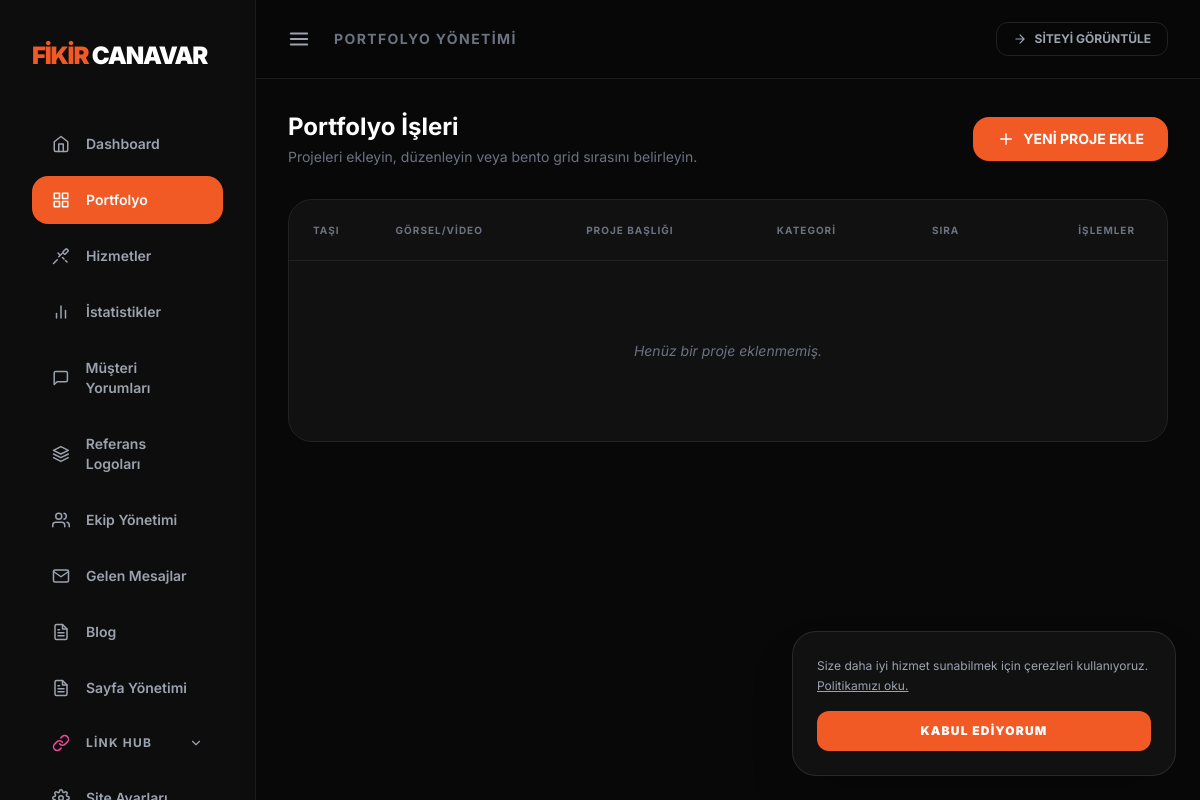
/admin/portfolio.php (signed in), run on an earlier commit of the app's database.
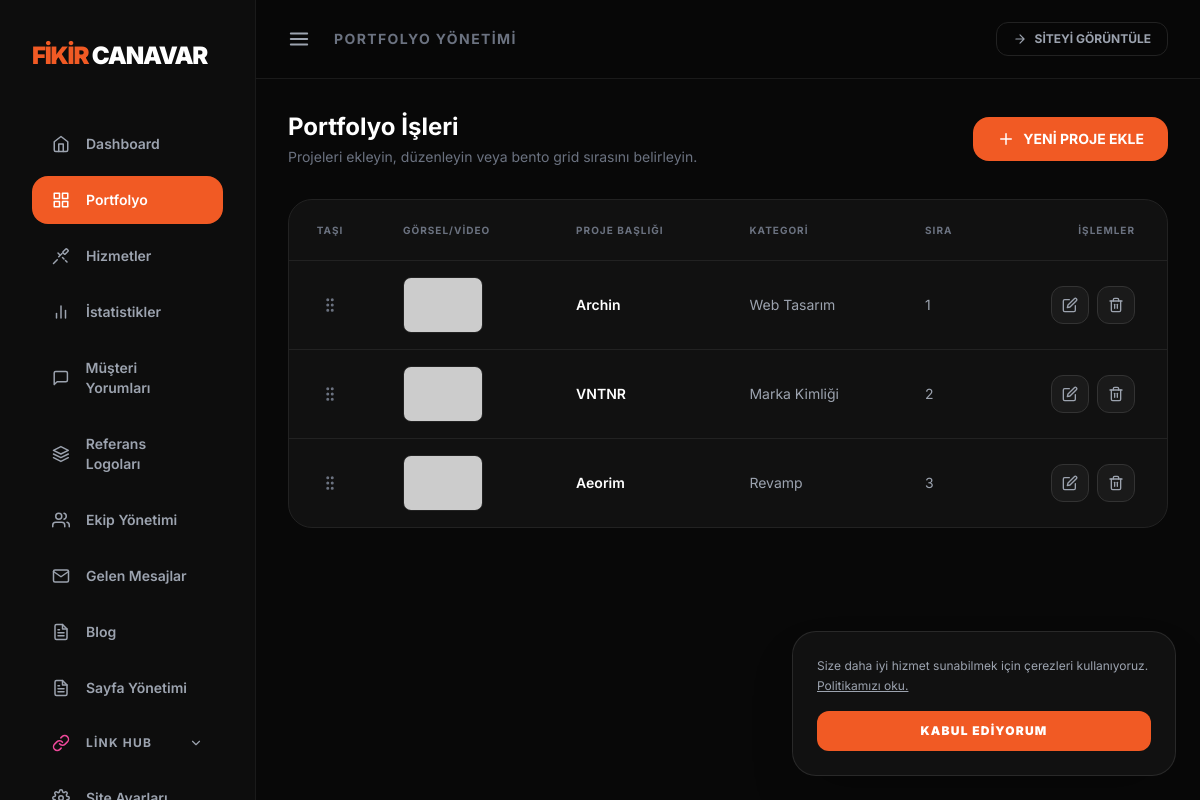
And on a later commit of the database.
### tables this page shows
CREATE TABLE IF NOT EXISTS `portfolyo` (
  `id` int unsigned NOT NULL AUTO_INCREMENT,
  `baslik` varchar(255) NOT NULL,
  `kategori` varchar(80) NOT NULL DEFAULT 'web',
  `medya_turu` enum('resim','video') NOT NULL DEFAULT 'resim',
  `medya_url` varchar(1024) NULL,
  `gorsel_url` varchar(1024) NULL,
  `sira` int NOT NULL DEFAULT 0,
  `created_at` timestamp NOT NULL DEFAULT CURRENT_TIMESTAMP,
  PRIMARY KEY (`id`),
  KEY `idx_sira` (`sira`)
);

### includes/db.php (called while the page is built, shortened)
<?php
if (!function_exists('getAdminAssetPath')) {
    function getAdminAssetPath($val) {
        $val = trim($val);
        if (preg_match('/^https?:\/\//i', $val)) {
            return $val;
        }
        return '../' . ltrim($val, '/');
    }
}

### admin/portfolio.php (the view, shortened to what the changed rows need)
<?php
require_once '../includes/db.php';
$action = $_GET['action'] ?? 'list';
require_once 'header.php';
$items = $db->query("SELECT * FROM portfolyo ORDER BY sira ASC, id DESC")->fetchAll();
?>
<div class="space-y-8">
    <div class="flex items-center justify-between">
        <div>
            <h2 class="text-2xl font-bold text-white">Portfolyo İşleri</h2>
        </div>
    </div>
    <?php if ($action === 'list'): ?>
        <div class="bg-[#111] border border-[#222] rounded-3xl overflow-hidden">
            <table class="w-full text-left text-sm">
                <thead>
                    <tr class="text-gray-500 border-b border-[#222]">
                        <th class="px-6 py-5 font-bold uppercase tracking-widest text-[10px] w-12 text-center">Taşı</th>
                        <th class="px-8 py-5 font-bold uppercase tracking-widest text-[10px]">Görsel/Video</th>
                        <th class="px-8 py-5 font-bold uppercase tracking-widest text-[10px]">Proje Başlığı</th>
                        <th class="px-8 py-5 font-bold uppercase tracking-widest text-[10px]">Kategori</th>
                        <th class="px-8 py-5 font-bold uppercase tracking-widest text-[10px]">Sıra</th>
                        <th class="px-8 py-5 font-bold uppercase tracking-widest text-[10px] text-right">İşlemler</th>
                    </tr>
                </thead>
                <tbody id="sortable" class="divide-y divide-[#222]">
                    <?php if (empty($items)): ?>
                        <tr><td colspan="6" class="px-8 py-20 text-center text-gray-500 italic">Henüz bir proje eklenmemiş.</td></tr>
                    <?php endif; ?>
                    <?php foreach ($items as $item): ?>
                    <tr id="item_<?php echo $item['id']; ?>" class="hover:bg-white/[0.02] transition-colors">
                        <td class="px-6 py-4 text-center">
                            <div class="handle cursor-grab active:cursor-grabbing text-gray-500 hover:text-orange-500 flex justify-center items-center p-2 rounded-lg transition-colors">
                            </div>
                        </td>
                        <td class="px-8 py-4">
                            <div class="w-20 h-14 bg-[#1a1a1a] rounded-lg overflow-hidden border border-[#222] relative">
                                <?php if ($item['medya_turu'] == 'video'): ?>
                                    <video src="<?php echo htmlspecialchars($item['medya_url']); ?>" poster="<?php echo getAdminAssetPath($item['gorsel_url'] ?? ''); ?>" class="w-full h-full object-cover" muted loop playsinline onmouseenter="this.play()" onmouseleave="this.pause()"></video>
                                    <div class="absolute inset-0 flex items-center justify-center bg-black/20 pointer-events-none">
                                        <svg class="text-white drop-shadow-md" xmlns="http://www.w3.org/2000/svg" width="16" height="16" viewBox="0 0 24 24" fill="currentColor"><polygon points="5 3 19 12 5 21 5 3"/></svg>
                                    </div>
                                <?php else: ?>
                                    <img src="<?php echo getAdminAssetPath($item['medya_url']); ?>" class="w-full h-full object-cover" onerror="this.src='https://placehold.co/100x100/111/444?text=Hata'">
                                <?php endif; ?>
                            </div>
                        </td>
                        <td class="px-8 py-4 font-semibold text-white"><?php echo htmlspecialchars($item['baslik']); ?></td>
                        <td class="px-8 py-4 text-gray-400 capitalize"><?php echo htmlspecialchars($item['kategori']); ?></td>
                        <td class="px-8 py-4 text-gray-400 sira-gosterici"><?php echo htmlspecialchars($item['sira']); ?></td>
                        <td class="px-8 py-4 text-right">
                            <div class="flex justify-end gap-2">
                                <a href="portfolio.php?action=edit&id=<?php echo $item['id']; ?>" class="p-2.5 bg-[#1a1a1a] border border-[#333] hover:border-blue-500 text-gray-400 hover:text-blue-500 rounded-xl transition-all">
                                    <svg xmlns="http://www.w3.org/2000/svg" width="16" height="16" viewBox="0 0 24 24" fill="none" stroke="currentColor" stroke-width="2" stroke-linecap="round" stroke-linejoin="round"><path d="M11 4H4a2 2 0 00-2 2v14a2 2 0 002 2h14a2 2 0 002-2v-7"/><path d="M18.5 2.5a2.121 2.121 0 013 3L12 15l-4 1 1-4 9.5-9.5z"/></svg>
                                </a>
                                <a href="portfolio.php?action=delete&id=<?php echo $item['id']; ?>" onclick="return confirm('Bu projeyi silmek istediğinize emin misiniz?')" class="p-2.5 bg-[#1a1a1a] border border-[#333] hover:border-red-500 text-gray-400 hover:text-red-500 rounded-xl transition-all">
                                </a>
                            </div>
                        </td>
                    </tr>
                    <?php endforeach; ?>
                </tbody>
            </table>
        </div>
    <?php endif; ?>
</div>
<?php require_once 'footer.php'; ?>

What changed in the data, as far as the page shows it:
added portfolyo: baslik "Archin", kategori "Web Tasarım", sira "1"
added portfolyo: baslik "VNTNR", kategori "Marka Kimliği", sira "2"
added portfolyo: baslik "Aeorim", kategori "Revamp", sira "3"
Also different on the page:
text no longer shown: "Henüz bir proje eklenmemiş."
